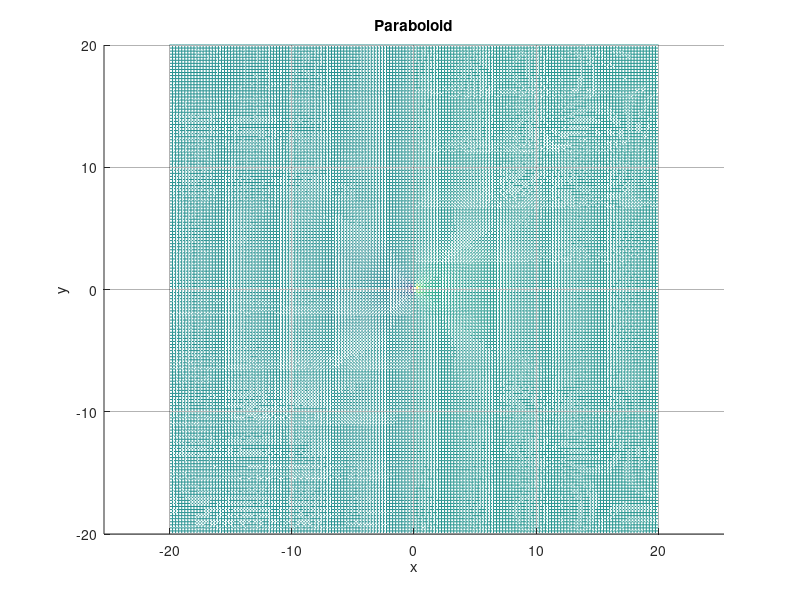
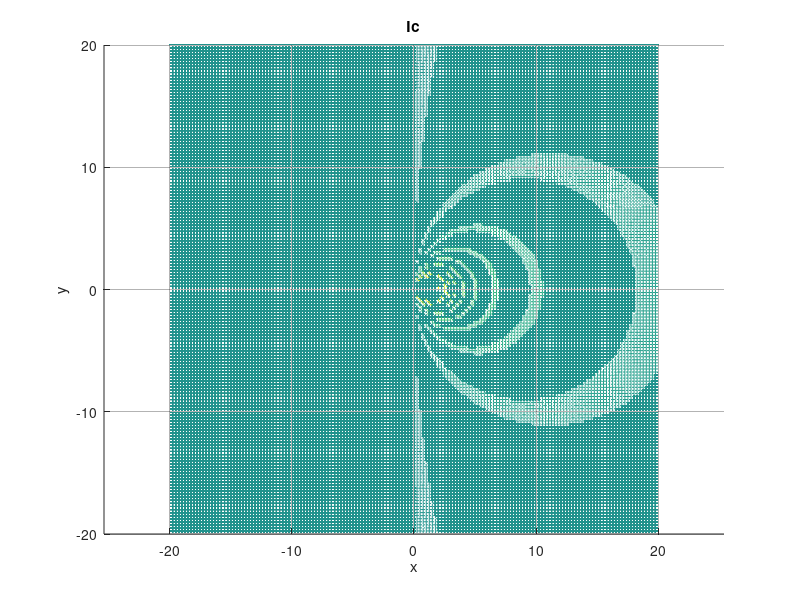

The MATLAB source for these figures, in order:
clearvars, close all

%x = y = linspace(-1,1,1000);
%y = linspace(-1,1,1000);

  %create my radius and x,y values
r = 20.0;
[x y] = meshgrid(-r:r/80:r, -r:r/80:r);

  %declaring the function f
  %of the circle
  %and limiting to >0 under the sqrt
inside = (x.^2 +y.^2);
mask = inside > 0.001;
f1 = 2*x;
f2 = zeros(size(x));
f2(mask) = (inside(mask));
f = f1./f2;
f(inside < 0.001) =NaN;

figure(1);
hold on
mesh(x, y , f)
%mesh(x, y , -f)
axis equal;
%shading interp;
title('Paraboloid')
xlabel('x')
ylabel('y')
grid on
set(gca, 'GridColor', [0,0,0])
set(gca, 'GridAlpha', 0.3)
set(gca, 'Layer', 'top')
hold off

c = 0.5;
figure(2)
hold on
tol = 0.01
for c = -1:0.1:1
 %tol = tol+0.001;
 %tolc = tolc-2;
 Ic = abs(f-c) < tol;
 g = zeros(size(x));
 g(Ic) = f(Ic);
 mesh(x,y,g)
 %shading interp;
 axis equal;
 title('Ic')
 xlabel('x')
 ylabel('y')
endfor
%%
grid on
set(gca, 'GridColor', [0,0,0])
set(gca, 'GridAlpha', 0.3)
set(gca, 'Layer', 'top')

hold off

%plot(x,f,'linewidth', 2, "b.");
%plot(x,-f,'linewidth', 2, "b.");


